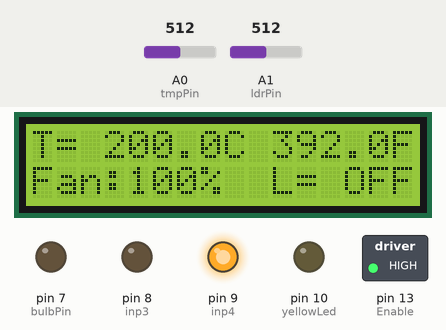
Recording of a sketch running on a simulated Arduino Uno, built with avr-gcc and run on an emulated ATmega328P. On the bench: 16×2 character LCD, switched loads named in the sketch (green lamp = pin HIGH), output pins drawn as LEDs (lit = HIGH). The inputs (shaded band) are chosen by the test bench; at power-on: A1 (ldrPin) = 512, A0 (tmpPin) = 512. What the sketch prints to the serial monitor is not drawn.

Above: at 1.2 s.
1.3 s: A1 (ldrPin) set to 317
3.3 s: A1 (ldrPin) set to 286
At 5.3 s:
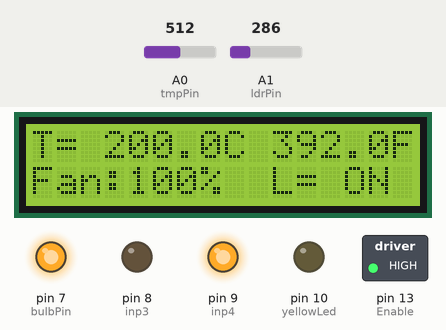
5.6 s: A0 (tmpPin) set to 154
At 7.0 s:
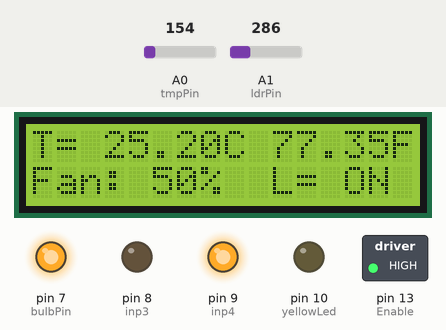
7.6 s: A0 (tmpPin) set to 134
At 8.6 s:
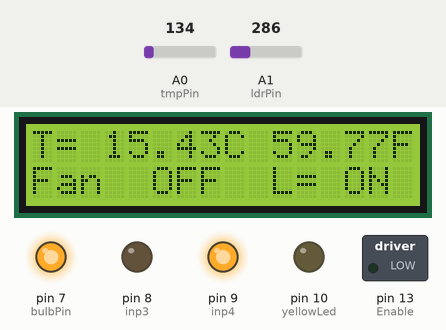
9.7 s: A0 (tmpPin) set to 122
At 11.3 s:
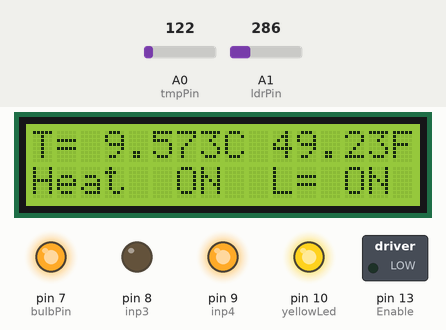
11.7 s: A1 (ldrPin) set to 306
At 12.8 s:
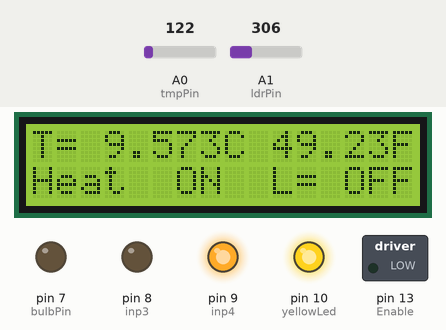
Timing chart, 0 to 14.7 s (numbered marks = the images above; inputs shaded):
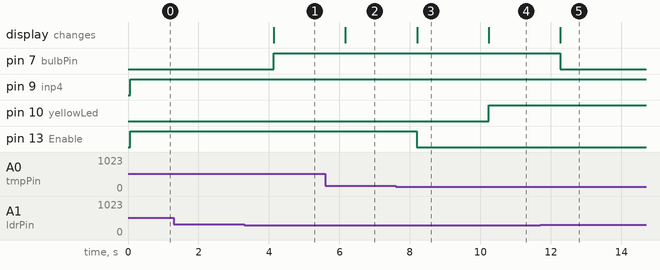

The sketch:

smarthome_automatic_fan_and_blub1.ino
```cpp
#include <LiquidCrystal.h>

LiquidCrystal lcd(12, 11, 5, 4, 3, 2);

//temp sensor
const int tmpPin = A0;

//Motor Driver
int Enable = 13;
int inp3 = 8;
int inp4 = 9;

int yellowLed = 10; //Lampu Pemanas

//Ldr sensor
const int bulbPin = 7;
const int ldrPin = A1;

void setup() {
  lcd.begin(16, 2);
  Serial.begin(9600);

  //temp sensor
  pinMode(tmpPin, INPUT);

  //Motor Driver
  pinMode(Enable, OUTPUT);
  pinMode(inp3, OUTPUT);
  pinMode(inp4, OUTPUT);
  pinMode(yellowLed, OUTPUT);

  //ldrsensor
  pinMode(bulbPin, OUTPUT);
  pinMode(ldrPin, INPUT);
}

void loop() {
  //membaca signal analog dari ldr dan temp sensor
  int ldrStatus = analogRead(ldrPin);

  int Temp = analogRead(tmpPin);

  light(ldrStatus);
  temperature(Temp);

  delay(1000); // 1 jeda detik
}

//Indikator lampu
void light(int ldrStatus){
  if (ldrStatus <= 300)
  {
  	digitalWrite(bulbPin, HIGH);
  	Serial.print("Ini Gelap, Nyalakan lampu \n");
	lcd.setCursor(10, 1);
    lcd.print("L= ON ");
  }
  else
  {
  	digitalWrite(bulbPin, LOW);
    Serial.print("Ini Terang, Matikan Lampu \n");
    lcd.setCursor(10, 1);
    lcd.print("L= OFF");
  }
}

//Kode temperatur
void temperature(int Temp){
  float voltage = Temp * 5.0; //membaca kemudian mengubah voltase
  voltage /= 1024.0;
  float c = (voltage - .5) * 100; //mengubah voltase menjadi celcius
  float f = (c * 9 / 5 + 32); //mengubah celcius mejadi farenheit
  Serial.println(c);
  lcd.setCursor(0, 0);
  lcd.print("T=");
  lcd.setCursor(3, 0);
  lcd.print(c);
  lcd.setCursor(8, 0);
  lcd.print("C");
  lcd.setCursor(10, 0);
  lcd.print(f);
  lcd.setCursor(15, 0);
  lcd.print("F");

  //temp sensor dan fan
  digitalWrite(inp3, LOW);  // untuk mengarahkan kipas
  digitalWrite(inp4, HIGH);

  lcd.setCursor(0, 1);

  if(c < 15) {                 // Jika suhu kurang dari 15
      analogWrite(Enable,0);	//Fann OFF
      lcd.print("Heat  ON");
      digitalWrite(yellowLed, HIGH); //heating light
      delay(10);
      Serial.print("Lampu Pemanas menyala, ");
    }
  	else if(c>=15 & c<20) {      // Jika suhu antara 20 & 30
      analogWrite(Enable, 0);  // kekuatan kipas 0% (255).
      lcd.print("Fan  OFF");
      digitalWrite(yellowLed, LOW);
      delay(10);
    }
    else if(c>=20 & c<30) {      // Jika suhu antara 20 & 30
      analogWrite(Enable, 128);  // Kekuatan kipas 50% (255).
      lcd.print("Fan: 50%");
      digitalWrite(yellowLed, LOW);
      delay(10);
    }
    else if(c>=30 & c<45) {      // Jika suhu antara 30 & 45
      analogWrite(Enable, 178);  // Kekuatan kipas  70% (255).
      lcd.print("Fan: 70%");
      digitalWrite(yellowLed, LOW);
      delay(10);
    }
    else if(c>=45) {                // Jika suhu di atas 45
      analogWrite(Enable, 255);      // kekuatas kipas 100% (255).
      lcd.print("Fan:100%");
      digitalWrite(yellowLed, LOW);
      delay(10);
    }
}
```

Measured:
- the behaviour switches between 301 and 300 on A1 (ldrPin) (found by bisection; images 0 and 1)
- the behaviour switches between 144 and 143 on A0 (tmpPin) (found by bisection; images 2 and 3)
- after the input at 1.3 s, every drawn part: stays the same
- after the input at 3.3 s, pin 7 (bulbPin): LOW → HIGH after 0.83 s; the display: changes after 0.84 s (image 1)
- after the input at 5.6 s, the display: changes after 0.57 s (image 2)
- after the input at 7.6 s, pin 13 (Enable): HIGH → LOW after 0.60 s; the display: changes after 0.60 s (image 3)
- after the input at 9.7 s, pin 10 (yellowLed): LOW → HIGH after 0.53 s; the display: changes after 0.53 s (image 4)
- after the input at 11.7 s, pin 7 (bulbPin): HIGH → LOW after 0.56 s; the display: changes after 0.57 s (image 5)
